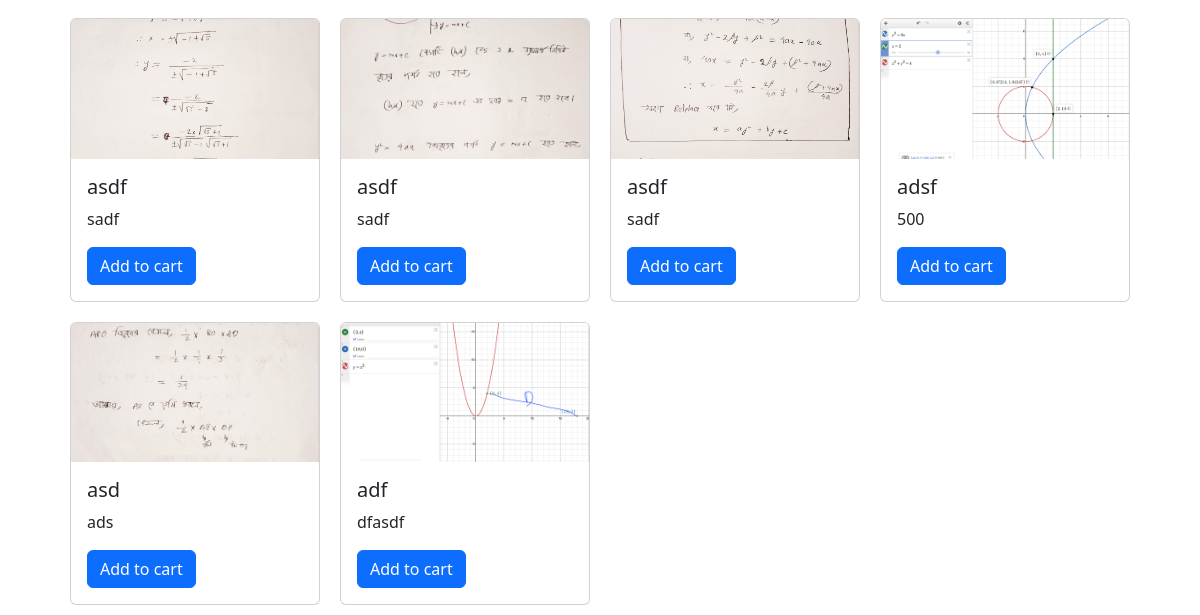
Page /products/all (lower part) on the earlier database version.
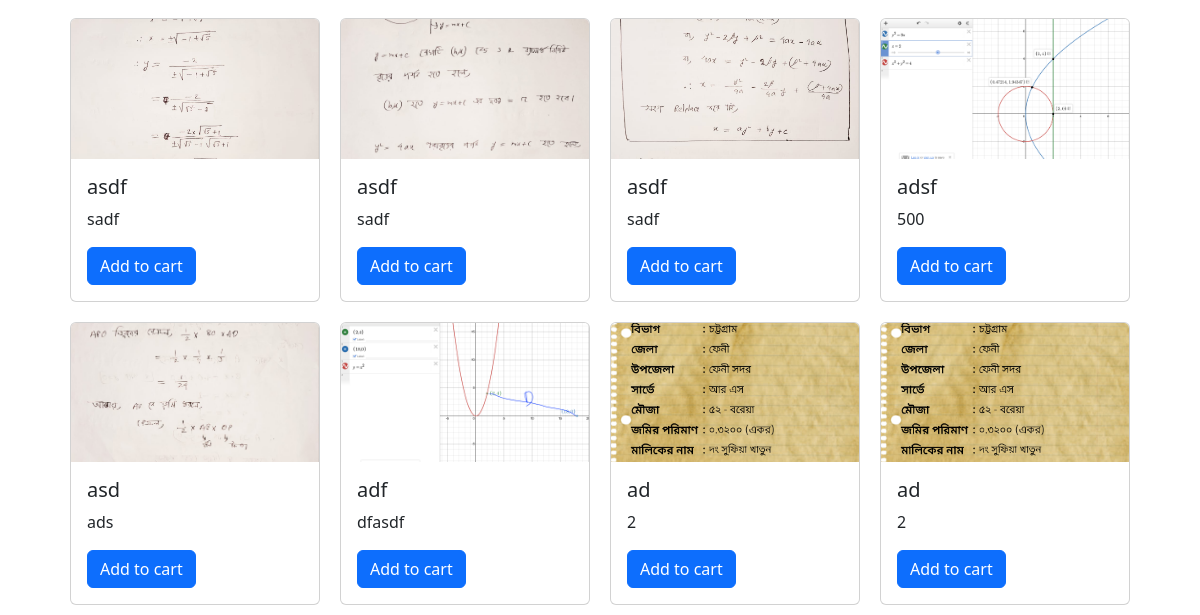
Same page on the later database version.
### app/models.py (models this page shows)
class Product(db.Model):
    __tablename__= "product"
    id = db.Column(db.Integer,primary_key = True)
    name = db.Column(db.String(200),nullable = False)
    brand = db.Column(db.String(200),nullable = True)
    releasedate = db.Column(db.String(200), nullable = True)
    description = db.Column(db.String(200),nullable = False)
    price = db.Column(db.Integer,nullable = False)
    stock = db.Column(db.Integer,nullable = False)
    category = db.Column(db.String(100),nullable = False)
    image = db.Column(db.String(100),nullable = False)
    availabity = db.Column(db.Boolean,nullable = True)
    time = db.Column(db.DateTime,default= datetime.now)
    hardware = db.relationship("Hardware",back_populates = "product")
    battery = db.relationship("Battery",back_populates = "product")
    display = db.relationship("Display",back_populates = "product")
    connectivity = db.relationship("Connectivity",back_populates = "product")
    camera = db.relationship("Camera",back_populates = "product")
    software = db.relationship("Software",back_populates = "product")
    extrainfo = db.relationship("Extrainfo",back_populates = "product")

### app/routes.py (the view)
@main.route('/products/<category>')
def products(category):
    if category == "all":
        products = Product.query.order_by(Product.id).all()
    else:
        products = Product.query.order_by(Product.id).filter_by(category = category)
    return render_template('/products.html',products= products)

### app/templates/products.html (shortened to what this page needs)
{% extends 'layout.html' %}
{% block body %}
<div class="container">
    <div class="row">
{% for item in products %}
    <div class="col-md-3" id="cardstyle">
        <div class="card" width = "18 rem">
            <img src="{{ url_for('addproduct.uploaded_file',filename=item.image.split('/')[-1]) }}" class="card-img-top" alt="notheim" >
            <div class="card-body">
                <h5 class="card-title"> {{ item.name }}</h5>
                <p class="card-text"> {{ item.price }}</p>
                <form action="addtocart" method="post">
                    <button type="submit" class="btn btn-primary">Add to cart</button>
                </form>
            </div>
        </div>
    </div>
        {% endfor %}
    </div>
</div>
    </div>
        {% endblock %}

### app/templates/layout.html (shortened to what this page needs)
<!DOCTYPE html>
<html>
<head>
  <link href="https://cdn.jsdelivr.net/npm/bootstrap@5.3.3/dist/css/bootstrap.min.css" rel="stylesheet"
>
</head>
<body>
  <div class="body">
    {% block body %}
    {% endblock %}
</body>
</html>

### app/templates/layout.html (style rules this page uses)
.body { padding-left: 5%; padding-right: 5%; padding-top: 1%; }

### app/templates/products.html (style rules this page uses)
.card img { width: 100%; height: auto; aspect-ratio: 16/9; object-fit: cover; }
.card-body { object-fit: cover; }
#cardstyle { padding: 10px 10px 10px 10px; }

Differences in the rows shown:
added Product: image (picture), name "ad", price "2"
added Product: image (picture), name "ad", price "2"
